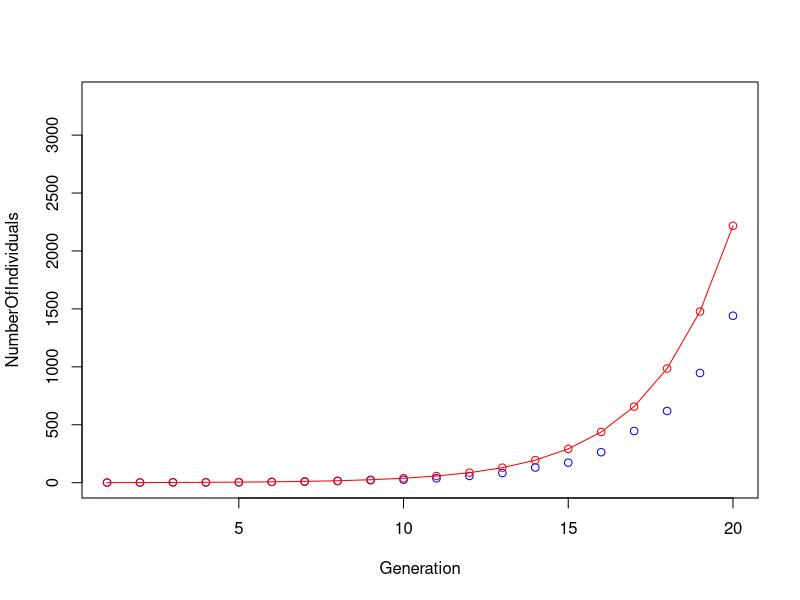

The R source for this figure:
# Load necessary libraries
library(ggplot2)
library(dplyr)

# Define the simulation function
simulate_galton_watson <- function(initial_infected = 1, max_generations = 10) {
  # Initialize
  generations <- 1:max_generations
  num_individuals <- numeric(max_generations)
  num_individuals[1] <- initial_infected
  
  # Probabilities for number of offspring
  probabilities <- c(1/4, 1/4, 1/4, 1/4)
  
 
  # Simulation
  for (gen in 2:max_generations) {
    current_population <- num_individuals[gen - 1]
    new_population <- 0
    for (i in 1:current_population) {
      offspring <- sample(0:3, 1, prob = probabilities)
      new_population <- new_population + offspring
    }
    num_individuals[gen] <- new_population
  }
  
  # Return the results as a data frames
  data.frame(Generation = generations, NumberOfIndividuals = num_individuals)
}

# Parameters
initial_infected <- 1
max_generations <- 20

# Run simulation
simulation_results <- simulate_galton_watson(initial_infected, max_generations)

# # Print results
print(simulation_results)

# Plot the results
plot(simulation_results, col = "blue",xlim=c(1,20), ylim=c(1,(1.5)^20))
# Initialize Expectation
E=1:max_generations
for (gen in 2:max_generations) {
  E[gen]=1.5^(gen-1)
}
lines(1:max_generations, E, type = "o", col = "red")